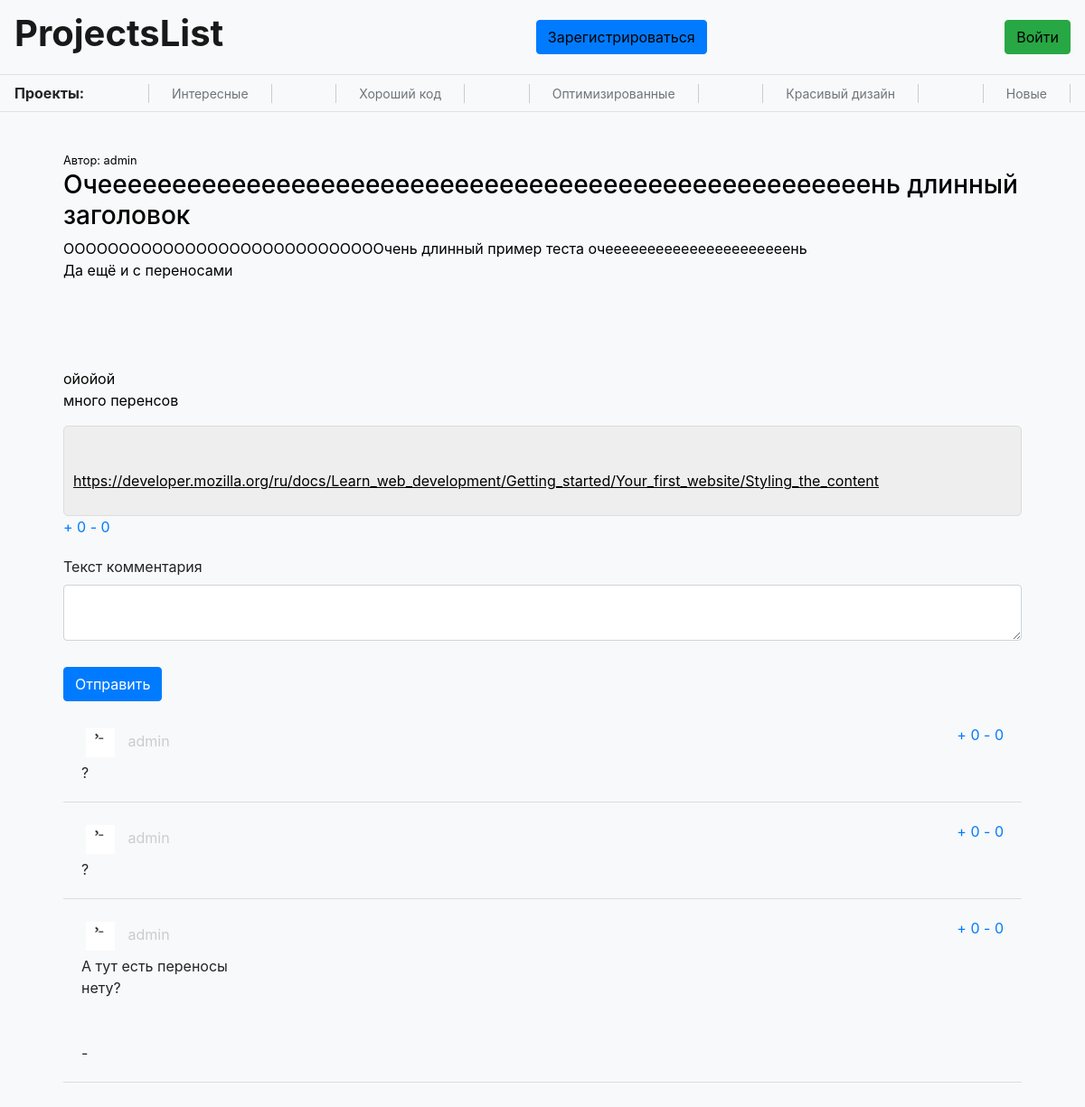
/posts/7, run on the app's committed database.
### data/users.py (models this page shows, shortened)
class User(SqlAlchemyBase, UserMixin):
    __tablename__ = 'users'
    id = sa.Column(sa.Integer, primary_key=True, autoincrement=True)
    name = sa.Column(sa.String)
    mail = sa.Column(sa.String, unique=True)
    hashed_password = sa.Column(sa.String)
    info = sa.Column(sa.String)
    image = sa.Column(sa.String)
    github = sa.Column(sa.String)
    create_time = sa.Column(sa.DateTime, default=datetime.now)
    posts = sa.orm.relationship('Post', back_populates='author')
    comments = sa.orm.relationship('Comment', back_populates='author')
    liked_posts = sa.orm.relationship('Post', back_populates='users_who_liked', secondary='rating_posts')
    liked_comments = sa.orm.relationship('Comment', back_populates='users_who_liked', secondary='rating_comments')

### data/posts.py (models this page shows)
class Post(SqlAlchemyBase):
    __tablename__ = 'posts'
    id = sa.Column(sa.Integer, primary_key=True, autoincrement=True)
    title = sa.Column(sa.String)
    text = sa.Column(sa.String)
    project_link = sa.Column(sa.String)
    category = sa.Column(sa.String)
    like = sa.Column(sa.Integer, default=0)
    dislike = sa.Column(sa.Integer, default=0)
    create_time = sa.Column(sa.DateTime, default=datetime.now)
    author = sa.orm.relationship('User', back_populates='posts')
    author_id = sa.Column(sa.Integer, sa.ForeignKey('users.id'))
    users_who_liked = sa.orm.relationship('User', back_populates='liked_posts', secondary='rating_posts')
    comments = sa.orm.relationship('Comment', back_populates='post')

### data/comments.py (models this page shows)
class Comment(SqlAlchemyBase):
    __tablename__ = 'comments'
    id = sa.Column(sa.Integer, primary_key=True, autoincrement=True)
    text = sa.Column(sa.String)
    like = sa.Column(sa.Integer, default=0)
    dislike = sa.Column(sa.Integer, default=0)
    create_time = sa.Column(sa.DateTime, default=datetime.now)
    author = sa.orm.relationship('User', back_populates='comments')
    author_id = sa.Column(sa.Integer, sa.ForeignKey('users.id'))
    post = sa.orm.relationship('Post', back_populates='comments')
    post_id = sa.Column(sa.Integer, sa.ForeignKey('posts.id'))
    answer_id = sa.Column(sa.Integer, sa.ForeignKey('comments.id'))
    answer = sa.orm.relationship('Comment')
    users_who_liked = sa.orm.relationship('User', back_populates='liked_comments', secondary='rating_comments')

### server.py (the view, shortened to what this page needs)
@app.route('/posts/<int:id>', methods=['GET', 'POST'])
def post_view(id):
    form = CommentForm()
    db = db_session.create_session()
    post = db.query(Post).filter(Post.id==id).first()
    info = get_repo_info(post.project_link)
    return flask.render_template('post_view.html', title=post.title, post=post, form=form, info=info)

### forms/comment_form.py
class CommentForm(FlaskForm):
    text = TextAreaField('Текст комментария', validators=(DataRequired(), ))
    submit = SubmitField('Отправить')

### data/db_session.py (called while the page is built)
def create_session() -> Session:
    global __factory
    return __factory()

### server.py (called while the page is built)
def get_repo_info(github_link: str):
    try:
        if 'github.com' in github_link:
            name, repo = github_link.rstrip('/').split('/')[-2:]
            info = requests.get(f'https://api.github.com/repos/{name}/{repo}').json()
            out = {'stars': info['watchers_count'],
                   'image': info['owner']['avatar_url'],
                    'author': name,
                    'description': info['description'],
                    'language': info['language']}
            return out
        else:
            return {}
    except Exception as e:
        print('Возникла проблема с API', e)
        return {}

### templates/post_view.html (shortened to what this page needs)
{% extends "base.html" %}
{% block content %}
<div class='container'>
	<div class='post'>
		<div class='post-info'>
            <small>Автор: <a href='/user{{ post.author_id }}'>{{ post.author.name }}</a></small>
			<h3>{{ post.title }}</h3>
			<p style='white-space: pre-wrap;'>{{ post.text }}</p>
			<a href='{{ post.project_link }}'>
			<div class='github_link'>
				<p class='author'>
                </p>
				<p class='link'>{{ post.project_link }}</p>
			</div>
			</a>
		</div>
		<div class='rating-post'>
			<div class='like' style='display: inline-block'>
				<a href={{ url_for('post_like_action', id=post.id, action='like') }}>+ {{post.like}}</a>
			</div>
			<div class='dislike' style='display: inline-block'>
				<a href={{ url_for('post_like_action', id=post.id, action='dislike') }}>- {{post.dislike}}</a>
			</div>
		</div>
	</div>
	<div class='sumbit-comment'>
		<form action="" method="post">
		<p>
			{{ form.text.label }}<br>
			{{ form.text(class="form-control") }}<br>
		</p>
		<p>{{ form.submit(type="submit", class="btn btn-primary") }}</p>
		</form>
	</div>
    {% for comment in post.comments[::-1] %}
	<div class='comment'>
		<div class='comment-author' style='display: inline-block'>
            <img src='/{{ comment.author.image }}'/img>
			{{ comment.author.name }}
		</div>
		<div class='comment-rating' style='display: inline-block; float: right'>
			<div class='like' style='display: inline-block'>
				<a href={{ url_for('comment_like_action', id=comment.id, action='like') }}>+ {{comment.like}}</a>
			</div>
			<div class='dislike' style='display: inline-block'>
				<a href={{ url_for('comment_like_action', id=comment.id, action='dislike') }}>- {{comment.dislike}}</a>
			</div>
		</div>
		<div class='comment-text' style='white-space: pre-wrap;'>{{ comment.text }}</div>
	</div>
	{% endfor %}
</div>
{% endblock %}

### static/css/style.css (style rules this page uses)
.container { justify-content: space-between; flex-wrap: wrap; padding: 20px; }
.comment { padding: 20px; overflow-wrap: break-word; border-bottom: 1px solid #ddd; }
.comment .comment-author { color: #ccc; }
.comment .comment-author img { height: 2em; vertical-align: middle; margin: 5px; margin-right: 10px; }
.sumbit-comment { padding-top: 20px; }
.sumbit-comment p { margin-bottom: 5px; }
.post-info { color: black; }
.post-info a { color: black; }
.github_link { color: #333; border: 1px solid #ddd; border-radius: 5px; padding: 10px; background-color: #eee; }
.github_link .link { color: black; text-decoration: underline; }
.github_link .author, .stars, .language { font-size: 0.9em; color: #555; }
body { background-color: #f8f9fa; }

### data on the page
User: author.name "admin"
Post: title "Очеееееееееееееееееееееееееееееееееееееееееееееееееееень длинный заголовок", text "ОООООООООООООООООООООООООООООчень длинный пример теста очеееееееееееееееееееееень Да ещё и с переносами ойойой много перенсов", project_link "https://developer.mozilla.org/ru/docs/Learn_web_development/Getting_started/Your_first_website/Styling_the_content", like "0", dislike "0"
Comment: author.image (picture), author.name "admin", like "0", dislike "0", text "?"
Comment: author.image (picture), author.name "admin", like "0", dislike "0", text "?"
Comment: author.image (picture), author.name "admin", like "0", dislike "0", text "А тут есть переносы нету? -"
